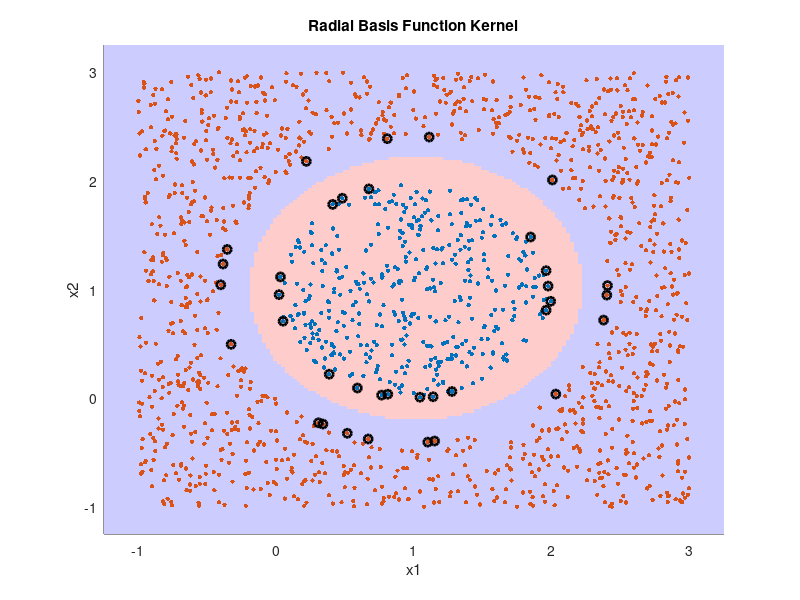

Write MATLAB code to recreate this figure.
% % SVM in MATLAB
% % Emma Reeves. May 1, 2017
% % libsvm package can be found on github: https://github.com/cjlin1/libsvm
clear; clc;
%close all;
PLOT = 'on'; %(set PLOT == 'off' to suppress plotting)
Type =  'Classify'; %(set 'Classify' OR 'Regress')'Regress';

%% generate data (for the example case)
rng(3);
R = 1; %inner radius
r = 1.4; %outer radius
N = 2000;
X = (4.*rand(N,2) - 2);
Y = -1*ones(size(X,1),1);
%pos = find(((d(:,1)+1).^2 + d(:,2).^2)<1 | ((d(:,1)-2).^2 + d(:,2).^2)<1); %two circles
Y((X(:,1).^2 + X(:,2).^2)<=R.^2) = 1; % create middle circle
pos = find(abs((X(:,1).^2 + X(:,2).^2)>R.^2) & (abs(X(:,1).^2 + X(:,2).^2)<r.^2)); % remove the points between two circles
Y(pos) = [];
X(pos,:) = [];
X=X+1;
%% Train SVM model (Skip directly to this if you already have data)
% optional kernels to use
kernel_opts = {'-t 0','-t 2','-t 1','-t 3'};
titles = {'Linear Kernel','Radial Basis Function Kernel','Polynomial Kernel','Sigmoid Function Kernel'};
gamma = '0.1166';

kernel = kernel_opts{2};
    
    % svmtrain(Y, X, options). 
    % OPTIONS == 
        % -c #: cost function (use 1 by default)
        % -g #: gamma 
        % -q: quiet output to Command Window
        % -t #: 0 == linear, 1 == Poly, 2 == RBF, 3 == Sigmoid, 4 == custom
    
    switch Type
        case 'Classify'
            % train
                model = svmtrain(Y, X,['-c 7.46 -g ' gamma ' -q ' kernel]);
            % predict
                [predict_label,~, ~] = svmpredict(rand([length(Y),1]), X, model,'-q'); %use dummy label inputs

        case 'Regress'
            % train
                model = svmtrain(Y, X,...
                    ['-s 4 -n 0.5 -c 1 -g ' gamma ' -q ',kernel]);
            % predict
                [y_pred,~, ~] = svmpredict(rand([length(Y),1]), X, model,'-q'); % use dummy label inputs
    end

    
%% Plot results

% create data mesh for mapping
figure(1); hold on
x_map = linspace(min(X(:))-0.25,max(X(:))+0.25,floor(length(X)/10));
y_map = linspace(min(X(:))-0.25,max(X(:))+0.25,floor(length(X)/10));
[X_map,Y_map] = meshgrid(x_map,y_map); % create a mesh
boundary_map = [X_map(:), Y_map(:)];

% plot the decision boundary
boundary = svmpredict(rand([length(boundary_map),1]),boundary_map,model,'-q');
pcolor(X_map,Y_map,reshape(boundary,[length(X_map),length(Y_map)]));
shading flat;
colormap([0.8 0.8 1; 1 0.8 0.8]);

% plot the data
pos = find(Y==1);
scatter(X(pos,1),X(pos,2),10,'ro','filled'); 
pos = find(Y==-1);
scatter(X(pos, 1),X(pos, 2),10,'bo','filled');

% get and plot support vectors
sv = full(model.SVs); 
plot(sv(:,1),sv(:,2),'ko','linewidth',2,'MarkerSize',6);

xlim([min(X(:))-0.25 max(X(:))+0.25]);
ylim(xlim);
xlabel('x1'); ylabel('x2');
title(titles{strmatch(kernel,kernel_opts)});
    
    